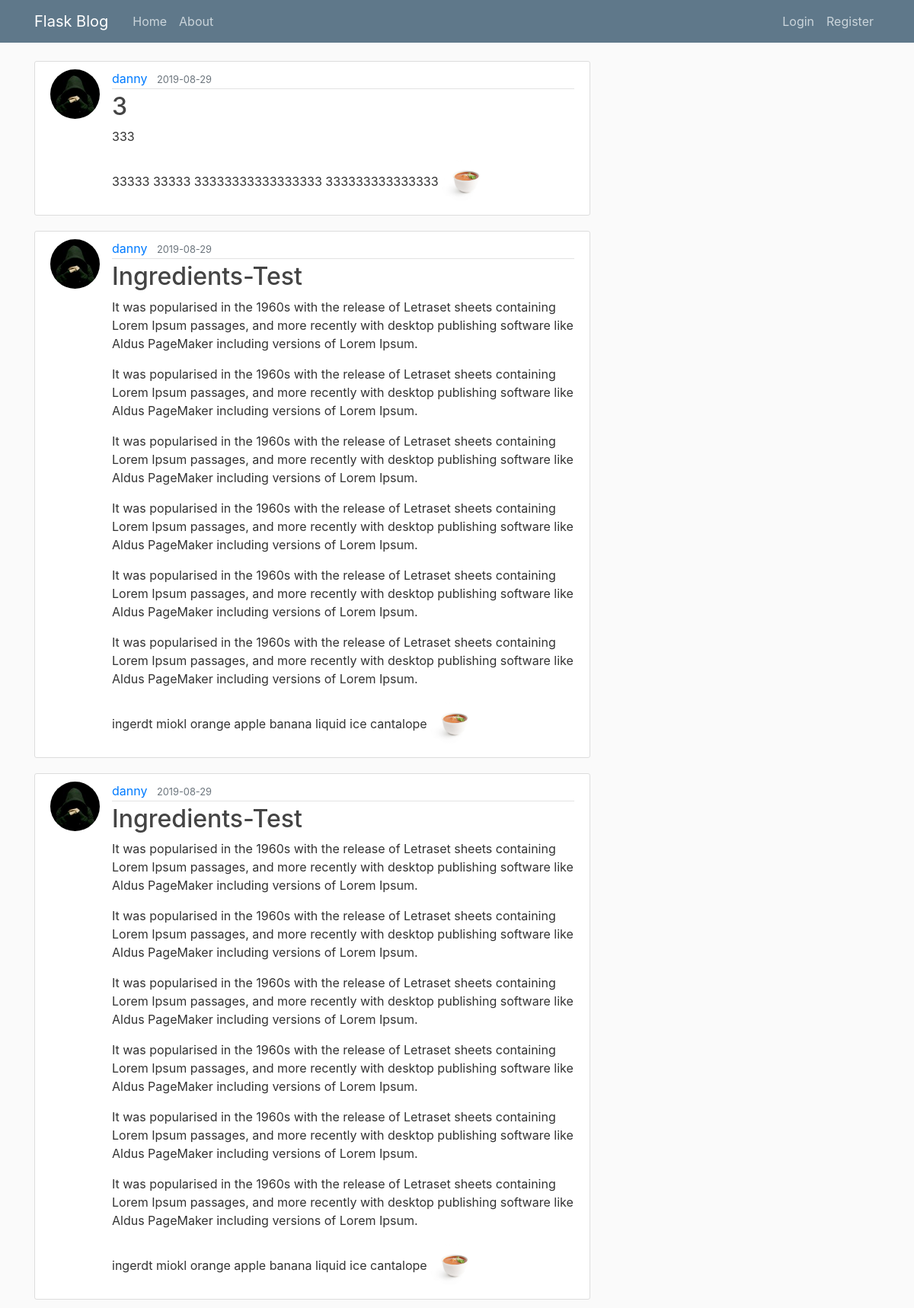
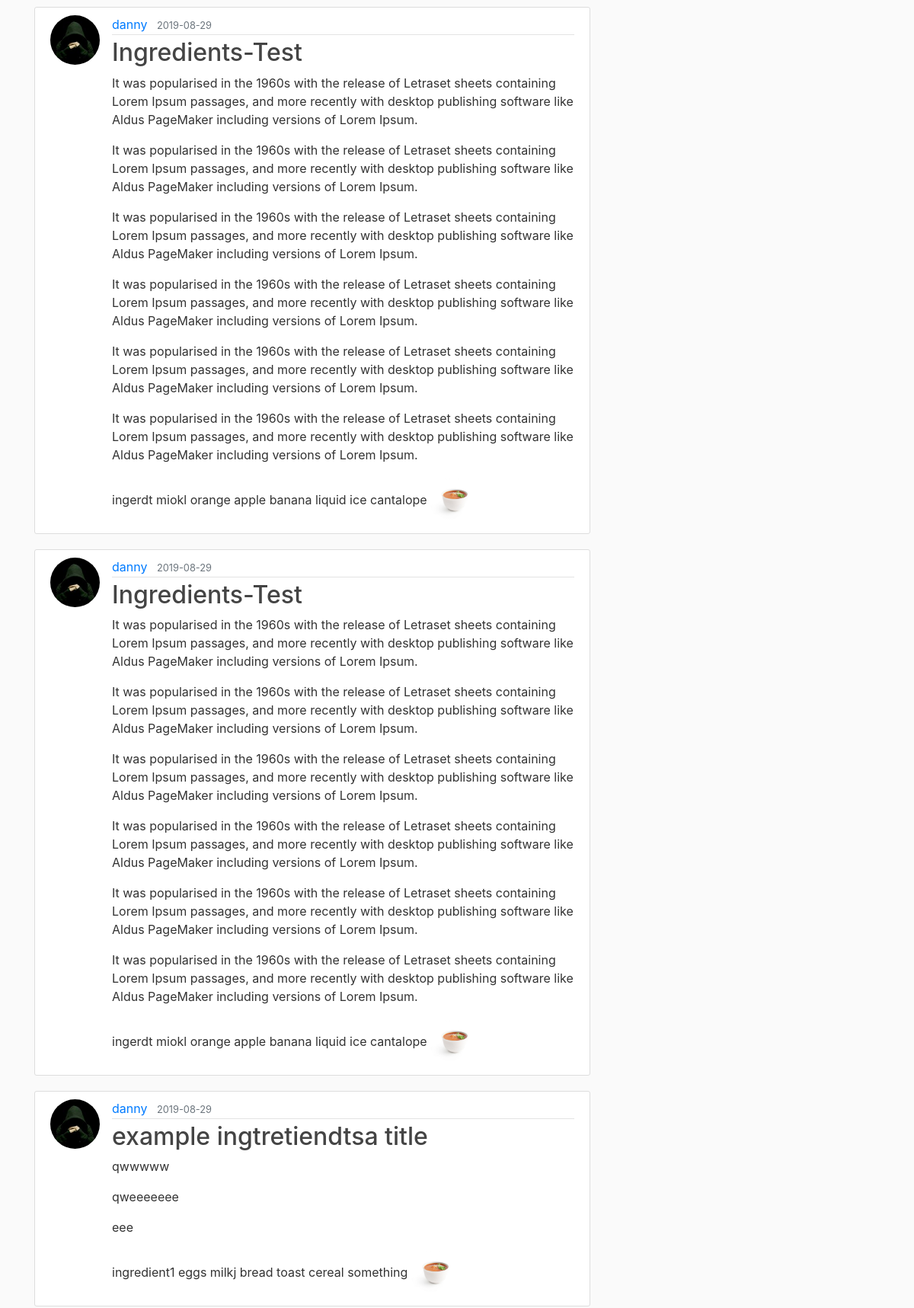
/test (upper part), run on the app's committed database (2 pictures, top to bottom).
### backend/flaskblog/models.py (models this page shows, shortened)
class Post(db.Model):
    id = db.Column(db.Integer, primary_key=True)
    title = db.Column(db.String(100), nullable=False)
    time = db.Column(db.String(100), nullable=False)
    serves = db.Column(db.String(100), nullable=False)
    cal = db.Column(db.String(100), nullable=False)
    date_posted = db.Column(db.DateTime, nullable=False, default=datetime.utcnow)
    ingredients = db.Column(db.PickleType(), nullable=False)
    steps = db.Column(db.PickleType(), nullable=False)
    image = db.Column(db.String(20), nullable=False, default='image.jpg')
    user_id = db.Column(db.Integer, db.ForeignKey('user.id'), nullable=False)

class User(db.Model, UserMixin):
    id = db.Column(db.Integer, primary_key=True)
    username = db.Column(db.String(20), unique=True, nullable=False)
    email = db.Column(db.String(120), unique=True, nullable=False)
    image_file = db.Column(db.String(20), nullable=False, default='2.jpg')
    password = db.Column(db.String(60), nullable=False)
    posts = db.relationship('Post', backref='author', lazy=True)

### backend/flaskblog/routes.py (the view)
@app.route("/test")
def test():
    page = request.args.get('page', 1, type=int)
    posts = Post.query.order_by(Post.date_posted.desc()).paginate(page=page, per_page=6)
    return render_template('home1.html', posts=posts)

### backend/flaskblog/templates/home1.html (shortened to what this page needs)
{% extends "layout.html" %}
{% block content %}
    {% for post in posts.items %}
        <article class="media content-section">
          <img class="rounded-circle article-img" src="{{ url_for('static', filename='profile_pics/' + post.author.image_file) }}">
          <div class="media-body">
            <div class="article-metadata">
              <a class="mr-2" href="{{ url_for('user_posts', username=post.author.username) }}">{{ post.author.username }}</a>
              <small class="text-muted">{{ post.date_posted.strftime('%Y-%m-%d') }}</small>
            </div>
            <h2><a class="article-title" href="{{ url_for('post', post_id=post.id) }}">{{ post.title }}</a></h2>
           {% for result in post.steps %}
           <p class="article-content"> {{ result }} </p>
          {% endfor %}
          {% for result in post.ingredients %}
           {{ result }}
         {% endfor %}
            <img class="rounded-circle article-img" src="{{ url_for('static', filename='post_img/' + post.image) }}">
          </div>
        </article>
    {% endfor %}
{% endblock content %}

### backend/flaskblog/static/main.css (style rules this page uses)
body { background: #fafafa; color: #333333; margin-top: 5rem; }
h1, h2, h3, h4, h5, h6 { color: #444444; }
.content-section { background: #ffffff; padding: 10px 20px; border: 1px solid #dddddd; border-radius: 3px; margin-bottom: 20px; }
.article-title { color: #444444; }
.article-content { white-space: pre-line; }
.article-img { height: 65px; width: 65px; margin-right: 16px; }
.article-metadata { padding-bottom: 1px; margin-bottom: 4px; border-bottom: 1px solid #e3e3e3 }

### data on the page
Post: image_file (picture), author.username "danny", date_posted "2019-08-29", title "3", steps "333", ingredients "33333" "33333" "33333333333333333" "333333333333333", image (picture)
Post: image_file (picture), author.username "danny", date_posted "2019-08-29", title "Ingredients-Test", steps "It was popularised in the 1960s with the release of Letraset sheets containing Lorem Ipsum passages, and more recently with desktop publishing software like Aldus PageMaker including versions of Lorem Ipsum." "It was popularised in the 1960s with the release of Letraset sheets containing Lorem Ipsum passages, and more recently with desktop publishing software like Aldus PageMaker including versions of Lorem Ipsum." "It was popularised in the 1960s with the release of Letraset sheets containing Lorem Ipsum passages, and more recently with desktop publishing software like Aldus PageMaker including versions of Lorem Ipsum." "It was popularised in the 1960s with the release of Letraset sheets containing Lorem Ipsum passages, and more recently with desktop publishing software like Aldus PageMaker including versions of Lorem Ipsum." "It was popularised in the 1960s with the release of Letraset sheets containing Lorem Ipsum passages, and more recently with desktop publishing software like Aldus PageMaker including versions of Lorem Ipsum." "It was popularised in the 1960s with the release of Letraset sheets containing Lorem Ipsum passages, and more recently with desktop publishing software like Aldus PageMaker including versions of Lorem Ipsum.", ingredients "ingerdt" "miokl" "orange" "apple" "banana" "liquid ice" "cantalope", image (picture)
Post: image_file (picture), author.username "danny", date_posted "2019-08-29", title "Ingredients-Test", steps "It was popularised in the 1960s with the release of Letraset sheets containing Lorem Ipsum passages, and more recently with desktop publishing software like Aldus PageMaker including versions of Lorem Ipsum." "It was popularised in the 1960s with the release of Letraset sheets containing Lorem Ipsum passages, and more recently with desktop publishing software like Aldus PageMaker including versions of Lorem Ipsum." "It was popularised in the 1960s with the release of Letraset sheets containing Lorem Ipsum passages, and more recently with desktop publishing software like Aldus PageMaker including versions of Lorem Ipsum." "It was popularised in the 1960s with the release of Letraset sheets containing Lorem Ipsum passages, and more recently with desktop publishing software like Aldus PageMaker including versions of Lorem Ipsum." "It was popularised in the 1960s with the release of Letraset sheets containing Lorem Ipsum passages, and more recently with desktop publishing software like Aldus PageMaker including versions of Lorem Ipsum." "It was popularised in the 1960s with the release of Letraset sheets containing Lorem Ipsum passages, and more recently with desktop publishing software like Aldus PageMaker including versions of Lorem Ipsum.", ingredients "ingerdt" "miokl" "orange" "apple" "banana" "liquid ice" "cantalope", image (picture)
Post: image_file (picture), author.username "danny", date_posted "2019-08-29", title "Ingredients-Test", steps "It was popularised in the 1960s with the release of Letraset sheets containing Lorem Ipsum passages, and more recently with desktop publishing software like Aldus PageMaker including versions of Lorem Ipsum." "It was popularised in the 1960s with the release of Letraset sheets containing Lorem Ipsum passages, and more recently with desktop publishing software like Aldus PageMaker including versions of Lorem Ipsum." "It was popularised in the 1960s with the release of Letraset sheets containing Lorem Ipsum passages, and more recently with desktop publishing software like Aldus PageMaker including versions of Lorem Ipsum." "It was popularised in the 1960s with the release of Letraset sheets containing Lorem Ipsum passages, and more recently with desktop publishing software like Aldus PageMaker including versions of Lorem Ipsum." "It was popularised in the 1960s with the release of Letraset sheets containing Lorem Ipsum passages, and more recently with desktop publishing software like Aldus PageMaker including versions of Lorem Ipsum." "It was popularised in the 1960s with the release of Letraset sheets containing Lorem Ipsum passages, and more recently with desktop publishing software like Aldus PageMaker including versions of Lorem Ipsum.", ingredients "ingerdt" "miokl" "orange" "apple" "banana" "liquid ice" "cantalope", image (picture)
Post: image_file (picture), author.username "danny", date_posted "2019-08-29", title "Ingredients-Test", steps "It was popularised in the 1960s with the release of Letraset sheets containing Lorem Ipsum passages, and more recently with desktop publishing software like Aldus PageMaker including versions of Lorem Ipsum." "It was popularised in the 1960s with the release of Letraset sheets containing Lorem Ipsum passages, and more recently with desktop publishing software like Aldus PageMaker including versions of Lorem Ipsum." "It was popularised in the 1960s with the release of Letraset sheets containing Lorem Ipsum passages, and more recently with desktop publishing software like Aldus PageMaker including versions of Lorem Ipsum." "It was popularised in the 1960s with the release of Letraset sheets containing Lorem Ipsum passages, and more recently with desktop publishing software like Aldus PageMaker including versions of Lorem Ipsum." "It was popularised in the 1960s with the release of Letraset sheets containing Lorem Ipsum passages, and more recently with desktop publishing software like Aldus PageMaker including versions of Lorem Ipsum." "It was popularised in the 1960s with the release of Letraset sheets containing Lorem Ipsum passages, and more recently with desktop publishing software like Aldus PageMaker including versions of Lorem Ipsum.", ingredients "ingerdt" "miokl" "orange" "apple" "banana" "liquid ice" "cantalope", image (picture)
Post: image_file (picture), author.username "danny", date_posted "2019-08-29", title "example ingtretiendtsa title", steps "qwwwww" "qweeeeeee" "eee", ingredients "ingredient1" "eggs" "milkj" "bread" "toast" "cereal" "something", image (picture)
